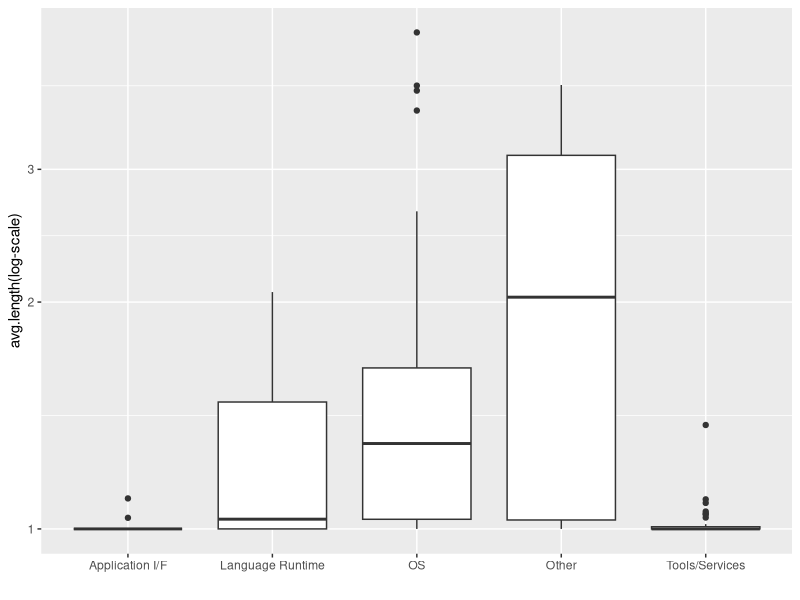
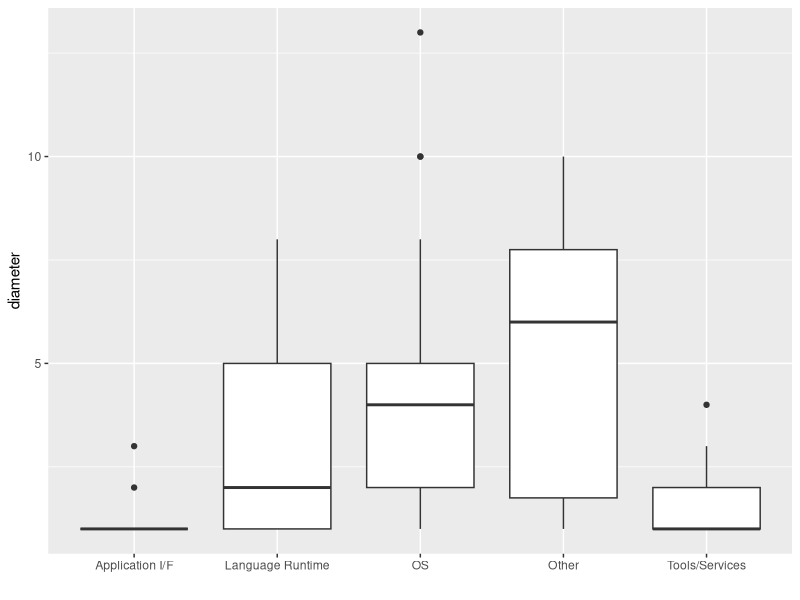

The R source for these figures, in order: (Note: this script raises an error after producing the figures.)
image_group = read.csv("coreimages net structre star.csv",header = TRUE)
library(ggplot2)
head(image_group)
pdf(file = "coreimages_net_structre_avg.length.pdf")
avg.length_plot <- ggplot(image_group, aes(x = type,y = avg.length)) + 
  scale_x_discrete(breaks=c("Operating Systems","Language Runtime","Tools/Services","Application Infrastructure/Frameworks","Other"),
                   labels=c("OS","Language Runtime","Tools/Services","Application I/F","Other")) + geom_boxplot()+ labs(x="",y="avg.length(log-scale)")
avg.length_plot + scale_y_log10()
dev.off()



pdf(file = "coreimages_net_structre_diameter.pdf")
ggplot(image_group, aes(x = type,y = diameter)) + 
  scale_x_discrete(breaks=c("Operating Systems","Language Runtime","Tools/Services","Application Infrastructure/Frameworks","Other"),
                    labels=c("OS","Language Runtime","Tools/Services","Application I/F","Other")) + geom_boxplot()+ labs(x="")
dev.off()



pdf(file = "coreimages_net_structre_avg.edge.pdf")
ggplot(image_group, aes(x = type,y = avg.edge)) + 
  scale_x_discrete(breaks=c("Operating Systems","Language Runtime","Tools/Services","Application Infrastructure/Frameworks","Other"),
                    labels=c("OS","Language Runtime","Tools/Services","Application I/F","Other")) + geom_boxplot()+ labs(x="")
dev.off()




pdf(file = "coreimages_net_structre_node.pdf")
node_plot <- ggplot(image_group, aes(x = type,y = node)) + 
  scale_x_discrete(breaks=c("Operating Systems","Language Runtime","Tools/Services","Application Infrastructure/Frameworks","Other"),
                    labels=c("OS","Language Runtime","Tools/Services","Application I/F","Other")) + geom_boxplot()+ labs(x="",y="edges_all(log-scale)")
node_plot + scale_y_log10()
dev.off()




pdf(file = "coreimages_net_structre_edges_all.pdf")
edges_all_plot <-  ggplot(image_group, aes(x = type,y = edges_all)) + 
  scale_x_discrete(breaks=c("Operating Systems","Language Runtime","Tools/Services","Application Infrastructure/Frameworks","Other"),
                    labels=c("OS","Language Runtime","Tools/Services","Application I/F","Other")) + geom_boxplot()+ labs(x="",y="edges_all(log-scale)")
edges_all_plot + scale_y_log10()
dev.off()



pdf(file = "coreimages_net_structre_edge.pdf")
edge_plot <- ggplot(image_group, aes(x = type,y = edge)) + 
  scale_x_discrete(breaks=c("Operating Systems","Language Runtime","Tools/Services","Application Infrastructure/Frameworks","Other"),
                   labels=c("OS","Language Runtime","Tools/Services","Application I/F","Other")) + geom_boxplot()+ labs(x="",y="edge(log-scale)")
edge_plot + scale_y_log10()
dev.off()





